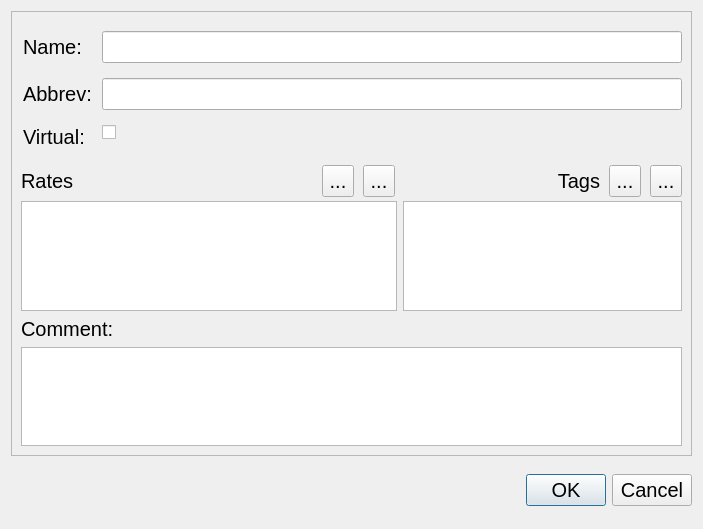
<?xml version="1.0" encoding="UTF-8"?>
<ui version="4.0">
 <class>CatUpdateDlg</class>
 <widget class="QDialog" name="CatUpdateDlg">
  <property name="geometry">
   <rect>
    <x>0</x>
    <y>0</y>
    <width>703</width>
    <height>529</height>
   </rect>
  </property>
  <property name="windowTitle">
   <string>Category</string>
  </property>
  <layout class="QVBoxLayout" name="verticalLayout_2">
   <item>
    <widget class="QFrame" name="frame">
     <property name="font">
      <font>
       <family>Tahoma</family>
       <pointsize>15</pointsize>
      </font>
     </property>
     <property name="frameShape">
      <enum>QFrame::StyledPanel</enum>
     </property>
     <property name="frameShadow">
      <enum>QFrame::Raised</enum>
     </property>
     <layout class="QVBoxLayout" name="verticalLayout">
      <item>
       <layout class="QFormLayout" name="formLayout">
        <property name="horizontalSpacing">
         <number>10</number>
        </property>
        <property name="verticalSpacing">
         <number>15</number>
        </property>
        <property name="leftMargin">
         <number>2</number>
        </property>
        <property name="topMargin">
         <number>10</number>
        </property>
        <property name="rightMargin">
         <number>0</number>
        </property>
        <property name="bottomMargin">
         <number>10</number>
        </property>
        <item row="0" column="0">
         <widget class="QLabel" name="label">
          <property name="font">
           <font>
            <family>Tahoma</family>
            <pointsize>15</pointsize>
           </font>
          </property>
          <property name="text">
           <string>Name:</string>
          </property>
         </widget>
        </item>
        <item row="0" column="1">
         <widget class="QLineEdit" name="editName">
          <property name="font">
           <font>
            <family>Tahoma</family>
            <pointsize>15</pointsize>
           </font>
          </property>
         </widget>
        </item>
        <item row="1" column="0">
         <widget class="QLabel" name="label_2">
          <property name="font">
           <font>
            <family>Tahoma</family>
            <pointsize>15</pointsize>
           </font>
          </property>
          <property name="text">
           <string>Abbrev:</string>
          </property>
         </widget>
        </item>
        <item row="1" column="1">
         <widget class="QLineEdit" name="editAbbrev">
          <property name="font">
           <font>
            <family>Tahoma</family>
            <pointsize>15</pointsize>
           </font>
          </property>
         </widget>
        </item>
        <item row="2" column="0">
         <widget class="QLabel" name="label_3">
          <property name="font">
           <font>
            <family>Tahoma</family>
            <pointsize>15</pointsize>
           </font>
          </property>
          <property name="text">
           <string>Virtual:</string>
          </property>
         </widget>
        </item>
        <item row="2" column="1">
         <widget class="QCheckBox" name="checkVirt">
          <property name="font">
           <font>
            <family>Tahoma</family>
            <pointsize>15</pointsize>
           </font>
          </property>
          <property name="layoutDirection">
           <enum>Qt::LeftToRight</enum>
          </property>
          <property name="text">
           <string/>
          </property>
          <property name="tristate">
           <bool>false</bool>
          </property>
         </widget>
        </item>
       </layout>
      </item>
      <item>
       <layout class="QFormLayout" name="formLayout_2">
        <property name="sizeConstraint">
         <enum>QLayout::SetDefaultConstraint</enum>
        </property>
        <property name="verticalSpacing">
         <number>4</number>
        </property>
        <item row="0" column="0">
         <layout class="QHBoxLayout" name="horizontalLayout">
          <property name="spacing">
           <number>9</number>
          </property>
          <item>
           <widget class="QLabel" name="label_5">
            <property name="sizePolicy">
             <sizepolicy hsizetype="MinimumExpanding" vsizetype="Preferred">
              <horstretch>0</horstretch>
              <verstretch>0</verstretch>
             </sizepolicy>
            </property>
            <property name="minimumSize">
             <size>
              <width>292</width>
              <height>0</height>
             </size>
            </property>
            <property name="font">
             <font>
              <family>Tahoma</family>
              <pointsize>15</pointsize>
             </font>
            </property>
            <property name="text">
             <string>Rates</string>
            </property>
           </widget>
          </item>
          <item>
           <widget class="QToolButton" name="btnAdd">
            <property name="minimumSize">
             <size>
              <width>32</width>
              <height>32</height>
             </size>
            </property>
            <property name="maximumSize">
             <size>
              <width>32</width>
              <height>32</height>
             </size>
            </property>
            <property name="font">
             <font>
              <family>Tahoma</family>
              <pointsize>15</pointsize>
             </font>
            </property>
            <property name="text">
             <string>...</string>
            </property>
            <property name="icon">
             <iconset resource="../TM3res.qrc">
              <normaloff>:/images/list-add.png</normaloff>:/images/list-add.png</iconset>
            </property>
            <property name="iconSize">
             <size>
              <width>32</width>
              <height>32</height>
             </size>
            </property>
           </widget>
          </item>
          <item>
           <widget class="QToolButton" name="btnDel">
            <property name="minimumSize">
             <size>
              <width>32</width>
              <height>32</height>
             </size>
            </property>
            <property name="maximumSize">
             <size>
              <width>32</width>
              <height>32</height>
             </size>
            </property>
            <property name="font">
             <font>
              <family>Tahoma</family>
              <pointsize>15</pointsize>
             </font>
            </property>
            <property name="text">
             <string>...</string>
            </property>
            <property name="icon">
             <iconset resource="../TM3res.qrc">
              <normaloff>:/images/list-remove.png</normaloff>:/images/list-remove.png</iconset>
            </property>
            <property name="iconSize">
             <size>
              <width>32</width>
              <height>32</height>
             </size>
            </property>
           </widget>
          </item>
         </layout>
        </item>
        <item row="0" column="1">
         <layout class="QHBoxLayout" name="horizontalLayout_2">
          <property name="spacing">
           <number>9</number>
          </property>
          <item>
           <widget class="QLabel" name="label_6">
            <property name="sizePolicy">
             <sizepolicy hsizetype="Preferred" vsizetype="Preferred">
              <horstretch>0</horstretch>
              <verstretch>0</verstretch>
             </sizepolicy>
            </property>
            <property name="minimumSize">
             <size>
              <width>0</width>
              <height>0</height>
             </size>
            </property>
            <property name="font">
             <font>
              <family>Tahoma</family>
              <pointsize>15</pointsize>
             </font>
            </property>
            <property name="text">
             <string>Tags</string>
            </property>
            <property name="alignment">
             <set>Qt::AlignRight|Qt::AlignTrailing|Qt::AlignVCenter</set>
            </property>
           </widget>
          </item>
          <item>
           <widget class="QToolButton" name="btnAddTag">
            <property name="minimumSize">
             <size>
              <width>32</width>
              <height>32</height>
             </size>
            </property>
            <property name="maximumSize">
             <size>
              <width>32</width>
              <height>32</height>
             </size>
            </property>
            <property name="font">
             <font>
              <family>Tahoma</family>
              <pointsize>15</pointsize>
             </font>
            </property>
            <property name="text">
             <string>...</string>
            </property>
            <property name="icon">
             <iconset resource="../TM3res.qrc">
              <normaloff>:/images/list-add.png</normaloff>:/images/list-add.png</iconset>
            </property>
            <property name="iconSize">
             <size>
              <width>32</width>
              <height>32</height>
             </size>
            </property>
           </widget>
          </item>
          <item>
           <widget class="QToolButton" name="btnDelTag">
            <property name="minimumSize">
             <size>
              <width>32</width>
              <height>32</height>
             </size>
            </property>
            <property name="maximumSize">
             <size>
              <width>32</width>
              <height>32</height>
             </size>
            </property>
            <property name="font">
             <font>
              <family>Tahoma</family>
              <pointsize>15</pointsize>
             </font>
            </property>
            <property name="text">
             <string>...</string>
            </property>
            <property name="icon">
             <iconset resource="../TM3res.qrc">
              <normaloff>:/images/list-remove.png</normaloff>:/images/list-remove.png</iconset>
            </property>
            <property name="iconSize">
             <size>
              <width>32</width>
              <height>32</height>
             </size>
            </property>
           </widget>
          </item>
         </layout>
        </item>
        <item row="1" column="0">
         <widget class="QTableView" name="tableRate">
          <property name="minimumSize">
           <size>
            <width>376</width>
            <height>110</height>
           </size>
          </property>
          <property name="maximumSize">
           <size>
            <width>16777215</width>
            <height>16777215</height>
           </size>
          </property>
          <property name="font">
           <font>
            <family>Tahoma</family>
            <pointsize>15</pointsize>
           </font>
          </property>
         </widget>
        </item>
        <item row="1" column="1">
         <widget class="QListView" name="listViewTags">
          <property name="sizePolicy">
           <sizepolicy hsizetype="MinimumExpanding" vsizetype="Expanding">
            <horstretch>0</horstretch>
            <verstretch>0</verstretch>
           </sizepolicy>
          </property>
          <property name="minimumSize">
           <size>
            <width>0</width>
            <height>110</height>
           </size>
          </property>
          <property name="font">
           <font>
            <family>Tahoma</family>
            <pointsize>15</pointsize>
           </font>
          </property>
         </widget>
        </item>
       </layout>
      </item>
      <item>
       <widget class="QLabel" name="label_4">
        <property name="font">
         <font>
          <family>Tahoma</family>
          <pointsize>15</pointsize>
         </font>
        </property>
        <property name="text">
         <string>Comment:</string>
        </property>
       </widget>
      </item>
      <item>
       <widget class="QPlainTextEdit" name="editComment">
        <property name="minimumSize">
         <size>
          <width>0</width>
          <height>75</height>
         </size>
        </property>
        <property name="maximumSize">
         <size>
          <width>16777215</width>
          <height>16777215</height>
         </size>
        </property>
        <property name="font">
         <font>
          <family>Tahoma</family>
          <pointsize>15</pointsize>
         </font>
        </property>
       </widget>
      </item>
     </layout>
    </widget>
   </item>
   <item>
    <widget class="QDialogButtonBox" name="buttonBox">
     <property name="minimumSize">
      <size>
       <width>0</width>
       <height>56</height>
      </size>
     </property>
     <property name="font">
      <font>
       <family>Tahoma</family>
       <pointsize>15</pointsize>
      </font>
     </property>
     <property name="orientation">
      <enum>Qt::Horizontal</enum>
     </property>
     <property name="standardButtons">
      <set>QDialogButtonBox::Cancel|QDialogButtonBox::Ok</set>
     </property>
    </widget>
   </item>
  </layout>
 </widget>
 <resources>
  <include location="../TM3res.qrc"/>
 </resources>
 <connections>
  <connection>
   <sender>buttonBox</sender>
   <signal>accepted()</signal>
   <receiver>CatUpdateDlg</receiver>
   <slot>accept()</slot>
   <hints>
    <hint type="sourcelabel">
     <x>252</x>
     <y>467</y>
    </hint>
    <hint type="destinationlabel">
     <x>157</x>
     <y>274</y>
    </hint>
   </hints>
  </connection>
  <connection>
   <sender>buttonBox</sender>
   <signal>rejected()</signal>
   <receiver>CatUpdateDlg</receiver>
   <slot>reject()</slot>
   <hints>
    <hint type="sourcelabel">
     <x>320</x>
     <y>467</y>
    </hint>
    <hint type="destinationlabel">
     <x>286</x>
     <y>274</y>
    </hint>
   </hints>
  </connection>
  <connection>
   <sender>checkVirt</sender>
   <signal>clicked()</signal>
   <receiver>CatUpdateDlg</receiver>
   <slot>changeVirtual()</slot>
   <hints>
    <hint type="sourcelabel">
     <x>286</x>
     <y>136</y>
    </hint>
    <hint type="destinationlabel">
     <x>0</x>
     <y>110</y>
    </hint>
   </hints>
  </connection>
  <connection>
   <sender>btnDel</sender>
   <signal>clicked()</signal>
   <receiver>CatUpdateDlg</receiver>
   <slot>delRate()</slot>
   <hints>
    <hint type="sourcelabel">
     <x>402</x>
     <y>189</y>
    </hint>
    <hint type="destinationlabel">
     <x>648</x>
     <y>164</y>
    </hint>
   </hints>
  </connection>
  <connection>
   <sender>btnAdd</sender>
   <signal>clicked()</signal>
   <receiver>CatUpdateDlg</receiver>
   <slot>addRate()</slot>
   <hints>
    <hint type="sourcelabel">
     <x>361</x>
     <y>189</y>
    </hint>
    <hint type="destinationlabel">
     <x>645</x>
     <y>140</y>
    </hint>
   </hints>
  </connection>
  <connection>
   <sender>tableRate</sender>
   <signal>doubleClicked(QModelIndex)</signal>
   <receiver>CatUpdateDlg</receiver>
   <slot>updateRate(QModelIndex)</slot>
   <hints>
    <hint type="sourcelabel">
     <x>351</x>
     <y>235</y>
    </hint>
    <hint type="destinationlabel">
     <x>661</x>
     <y>226</y>
    </hint>
   </hints>
  </connection>
  <connection>
   <sender>btnAddTag</sender>
   <signal>clicked()</signal>
   <receiver>CatUpdateDlg</receiver>
   <slot>addTag()</slot>
   <hints>
    <hint type="sourcelabel">
     <x>607</x>
     <y>175</y>
    </hint>
    <hint type="destinationlabel">
     <x>574</x>
     <y>-39</y>
    </hint>
   </hints>
  </connection>
  <connection>
   <sender>btnDelTag</sender>
   <signal>clicked()</signal>
   <receiver>CatUpdateDlg</receiver>
   <slot>delTag()</slot>
   <hints>
    <hint type="sourcelabel">
     <x>667</x>
     <y>182</y>
    </hint>
    <hint type="destinationlabel">
     <x>825</x>
     <y>169</y>
    </hint>
   </hints>
  </connection>
 </connections>
 <slots>
  <slot>changeVirtual()</slot>
  <slot>addRate()</slot>
  <slot>delRate()</slot>
  <slot>updateRate(QModelIndex)</slot>
  <slot>addTag()</slot>
  <slot>delTag()</slot>
 </slots>
</ui>
